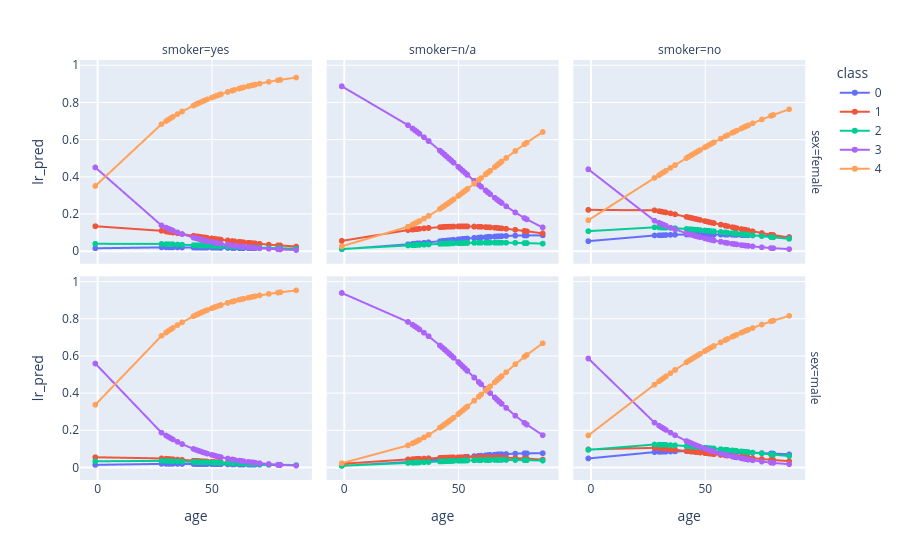

Notebook code cell kept with this figure:
### Code cell
lr_model.fit(X_train, y_train)
probabilities = lr_model.predict_proba(all_values[lr_feature_columns])
all_values_class = []
for class_ in range(probabilities.shape[-1]):
    all_values["lr_pred"] = probabilities[:, class_]
    all_values["class"] = class_
    all_values_class.append(all_values.copy())
all_values_class_df = pd.concat(all_values_class)
px.line(all_values_class_df, x="age", y="lr_pred", facet_row="sex", facet_col="smoker", color="class", markers=True)
